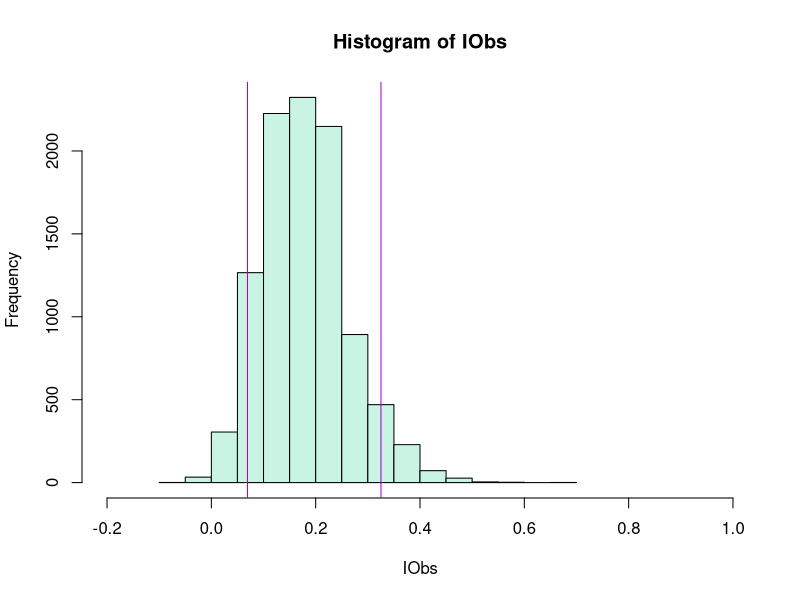
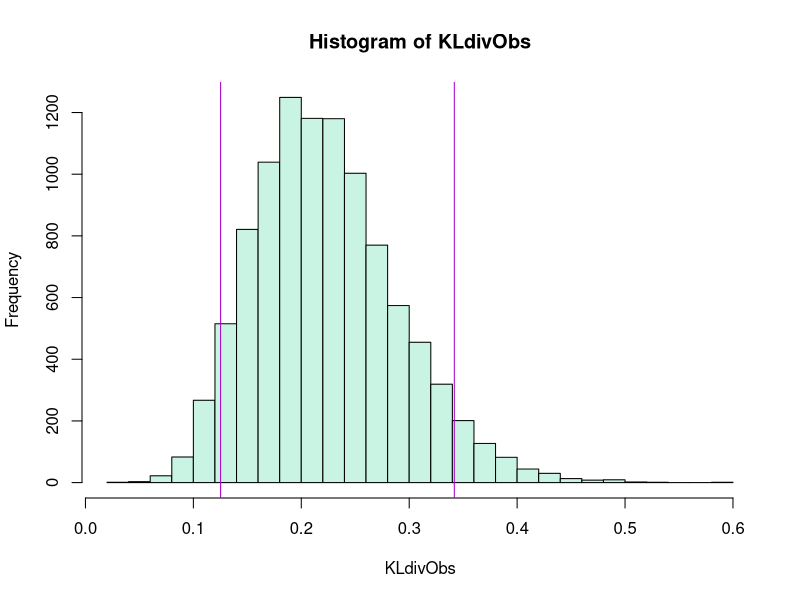

Reproduce these figures in R, in order.
# tocID <- "FND-STA-Information_theory.R"
#
# ---------------------------------------------------------------------------- #
#  PATIENCE  ...                                                               #
#    Do not yet work wih this code. Updates in progress. Thank you.            #
#    boris.steipe@utoronto.ca                                                  #
# ---------------------------------------------------------------------------- #
#
# Purpose:  A Bioinformatics Course:
#              R code accompanying the FND-STA-Information_theory unit.
#
# Version:  0.2.1
#
# Date:     2017 - 2019
# Author:   Boris Steipe (boris.steipe@utoronto.ca)
#
# Versions:
#           0.2.1  Maintenance
#           0.2    Under development
#           0.1    First code copied from 2016 material.
#
#
# TODO:
#
#
# == DO NOT SIMPLY  source()  THIS FILE! =======================================
#
# If there are portions you don't understand, use R's help system, Google for an
# answer, or ask your instructor. Don't continue if you don't understand what's
# going on. That's not how it works ...
#
# ==============================================================================



# = 1 ___Section___

# What level of information is "significant"

# Assume the background distribution is the database frequencies of
# amino acids:

AAref <- numeric()  # Uniprot frequencies October 2017, slightly adjusted to
# sum to 1.0
AAref["A"] <- 0.0904
AAref["C"] <- 0.0123
AAref["D"] <- 0.0545
AAref["E"] <- 0.0617
AAref["F"] <- 0.0394
AAref["G"] <- 0.0724
AAref["H"] <- 0.0221
AAref["I"] <- 0.0573
AAref["K"] <- 0.0504
AAref["L"] <- 0.0986
AAref["M"] <- 0.0240
AAref["N"] <- 0.0392
AAref["P"] <- 0.0486
AAref["Q"] <- 0.0381
AAref["R"] <- 0.0570
AAref["S"] <- 0.0673
AAref["T"] <- 0.0558
AAref["V"] <- 0.0686
AAref["W"] <- 0.0129
AAref["Y"] <- 0.0294
sum(AAref)

# Function to calculate Shannon entropy
H <- function(pmf) {
  # Calculate Shannon entropy
  # Parameters:
  #   pmf (numeric) probability mass function: a vector of states and
  #                 associated probabilities. Each element of
  #                 pmf must be in (0, 1] and sum(pmf) must be 1.
  # Value:
  #   Shannon entropy in bits.
  # Examples:
  #   H(c(A=0.25, C=0.25, G=0.25, T=0.25))  # 2 bits entropy in a random
  #                                         # nucleotide sequence
  #   H(1)     # If all elements are the same, entropy is zero
  #
  if (any(pmf <= 0 | pmf > 1) || isFALSE(all.equal(1.0, sum(pmf)))) {
    stop("Input is not a discrete probability distribution.")
  }
  H <- -sum(pmf * (log(pmf) / log(2)))
  return(H)
}

# Why use all.equal()? Exact comparisons with floating point numbers are
# brittle. Consider for example:
1/6 + 1/6 + 1/6 + 1/6 + 1/6 + 1/6 == 1
print(1/6 + 1/6 + 1/6 + 1/6 + 1/6 + 1/6, digits = 22) # 0.9999999999999998889777
# all.equal() tests for _near_ equality with tolerance of ~ 1.5e-8



# Entropy of the database frequencies (in bits):
(Href <- H(AAref))

# for comparison: entropy if all amino acids are equiprobable
H(rep(0.05, 20))


# Set up a simulation to estimate the distribution of Information values
# from random sequences drawn from AAref. This is the distribution for the
# statistical null hypothesis:
nObs <- 15                      # number of observations (e.g aligned sequences)
# nObs <- 80
nTrials <- 10000                # number of trials
IObs <- numeric(nTrials)        # vector to store Information in each trial
simCounts <- numeric(20)        # vector to tabulate our information ...
names(simCounts) <- names(AAref)# ... with the names of AAref


for (i in 1:nTrials) {  # simulate ...

  # sample AAref letters, nObs times, with the probabilities of AAref:
  AAobs <- sample(names(AAref), size = nObs, prob = AAref, replace = TRUE)

  x <- table(AAobs)                            # table simulated observations
  simCounts[1:20] <- rep(0, length(simCounts)) # initialize simCounts to 0
  simCounts[names(x)] <- x                     # overwrite with observed counts
  simCounts <- simCounts + 0.5                 # add Jeffreys' pseudocounts
  Hobs <- H(simCounts/sum(simCounts))          # counts to frequency, calc. H
  IObs[i] <- Href - Hobs                       # store information
}

# evaluate
hist(IObs, col = "#C9F4E3", xlim = c(-0.2, 1.0), breaks = 25)
abline(v = quantile(IObs, c(0.05, 0.95)), col = "#AA00CC")

# The purple lines are drawn at the 5% quantiles of the Iobs distributions -
# i.e. an actual observation that lies outside the purple lines is deemed
# "significant"(1)(2). Of course, this is only true to the degree that the
# database frequencies are a valid model for the null-hypothesis on the
# sequence position we are considering here.

#  (1) If we use 5% quantiles, this means a value is significantly larger
#      than expected, and we ignore cases when the value is < 0; if we
#      consider both smaller and larger values, we need to use 2.5% quantiles,
#      since 5% of all observations lie outside the 0.025 and 0.975
#      quantiles.
#
#  (2) For an actual observation of counts, we calculate its observed
#      _empirical_p_Value_ as (nCounts + 1)/(nTotal + 1).


# You can probably now appreciate that information is a bit of a shortcut for
# biological sequences, and does not really take the different inherent
# frequencies based on the character of the amino acids into account. For
# example, L is the most frequent and C is the least frequent, but if we have an
# alignment of 1000 sequences and we see that the frequencies for L and C are
# swapped, that would be _very_ surprising - nevertheless, the information would
# be 0. In order to take that into account, we should actually compute
# Kullback-Leibler divergences.


# Swap C and L frequencies
p <- AAref
q <- AAref
q["L"] <- AAref["C"]
q["C"] <- AAref["L"]
H(p)
H(q)

KLdiv <- function(p, q) {
  # p and q are two pmfs of discrete probability distributions
  # with the same outcomes, which are nowhere 0.
  # Value:  Kullback-Leibler divergence  sum(p * log( p / q))).

  if (length(p) != length(q)) {
    stop("PANIC: input vector lengths differ!")
  }
  if (any(c((p == 0), (q == 0)))) {
    stop("PANIC: 0's found in input vectors!")
  }

  return(sum(p * log( p / q )))
}

KLdiv(p, p)
KLdiv(p, q)


nObs <- 15                      # number of observations (e.g aligned sequences)
# nObs <- 80
nTrials <- 10000                # number of trials
KLdivObs <- numeric(nTrials)        # vector to store Information in each trial
simCounts <- numeric(20)        # vector to tabulate our information ...
names(simCounts) <- names(AAref)# ... with the names of AAref


for (i in 1:nTrials) {  # simulate ...

  # sample AAref letters, nObs times, with the probabilities of AAref:
  AAobs <- sample(names(AAref), size = nObs, prob = AAref, replace = TRUE)

  x <- table(AAobs)                            # table simulated observations
  simCounts[1:20] <- rep(0, length(simCounts)) # initialize simCounts to 0
  simCounts[names(x)] <- x                     # overwrite with observed counts
  simCounts <- simCounts + 0.5                 # add Jeffreys' pseudocounts
  simCounts <- simCounts/sum(simCounts)        # counts to frequency
  KLdivObs[i] <- sum(simCounts * log( simCounts / AAref )) # store KLdiv
}

# evaluate
hist(KLdivObs, col = "#C9F4E3", breaks = 25)
abline(v = quantile(KLdivObs, c(0.05, 0.95)), col = "#AA00CC")
quantile(KLdivObs, 0.992)

# Running the simulation with KL does not give a fundamentally
# different behaviour - since we are just randomly sampling. But KL would be
# more sensitive in case there is biological selection, where the sampling is no
# longer random. If I run the same simulation, with nObs <- 80 but calculating
# KLdiv instead of information, I get a 5% quantile at 0.15 - but the C/L
# frequency swap gives me a KL divergence of 0.18 - this is significant at p =
# 0.008 - (remember, Information is 0 in this case). So that's actually quite a
# nice addition to the toolbox.


# [END]
